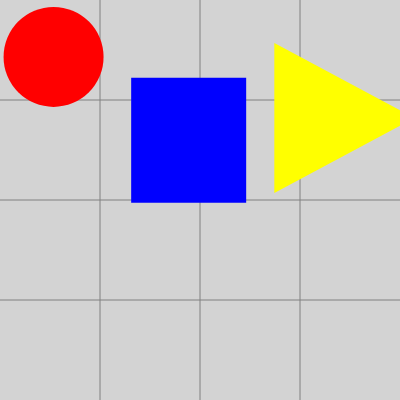
Frame 1 (no input)
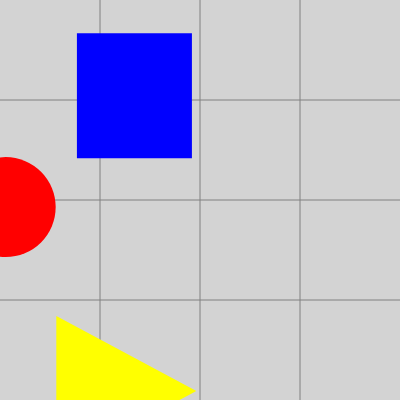
Frame 60 (no input)
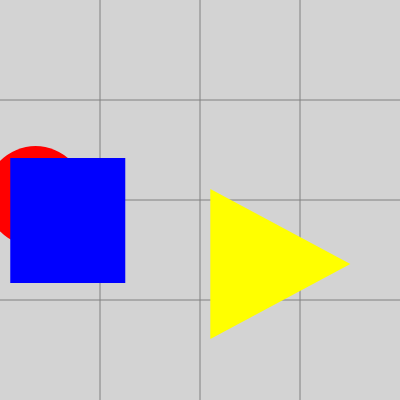
Frame 120 (the mouse pressed at the canvas centre since frame 60)

The p5.js sketch that drew these frames (run headless with seeded random() and noise() and a simulated clock; from frame 60 on, the mouse is pressed at the canvas centre):

// p5.js sketch
// ── sketch.js
/*

Varying the placment of the triangle

*/

// variables for ellipse
let circleX = 75;
let circleY = 275;

// variables for rect
let squareX = 175;
let squareY = 225;

// variables for triangle
let triangleX1 = 150;
let triangleY1 = 25;
let triangleX2 = 290;
let triangleY2 = 100;
let triangleX3 = 150;
let triangleY3 = 175;
let triangleCentreX = (triangleX1 + triangleX2 + triangleX3)/3;
let triangleCentreY = (triangleY1 + triangleY2 + triangleY3)/3;
let triangleNewCentreX, triangleNewCentreY, triangleNewX1, triangleNewY1, triangleNewX2, triangleNewY2, triangleNewX3, triangleNewY3;


function setup() {
  createCanvas(400, 400);
}

function draw() {
  background('lightgrey');

  drawGraph();

  stroke('black');
  strokeWeight(0);

  // draw the circle
  fill('red');
  ellipse(random(circleX), random(circleY), 100, 100);

  // draw the square
  fill('blue');
  rect(random(squareX), random(squareY), 115, 125);

  // draw the triangle
  // assign the random values to variables because we need to use them multiple times
  triangleNewCentreX = int(random(400));
  triangleNewCentreY = int(random(400));
  console.log(triangleNewCentreX,triangleNewCentreY, triangleCentreX, triangleCentreY);
  triangleNewX1 = triangleX1 + (triangleNewCentreX - triangleCentreX);
  triangleNewY1 = triangleY1 + (triangleNewCentreY - triangleCentreY);
  triangleNewX2 = triangleX2 + (triangleNewCentreX - triangleCentreX);
  triangleNewY2 = triangleY2 + (triangleNewCentreY - triangleCentreY);
  triangleNewX3 = triangleX3 + (triangleNewCentreX - triangleCentreX);
  triangleNewY3 = triangleY3 + (triangleNewCentreY - triangleCentreY);
  fill('yellow');
  triangle(triangleNewX1, triangleNewY1, triangleNewX2, triangleNewY2, triangleNewX3, triangleNewY3);
}

function drawGraph() {
  stroke('grey');
  strokeWeight(1);
  // draw a grid
  line(100, 0, 100, 400);
  line(200, 0, 200, 400);
  line(300, 0, 300, 400);
  line(0, 100, 400, 100);
  line(0, 200, 400, 200);
  line(0, 300, 400, 300);
}
